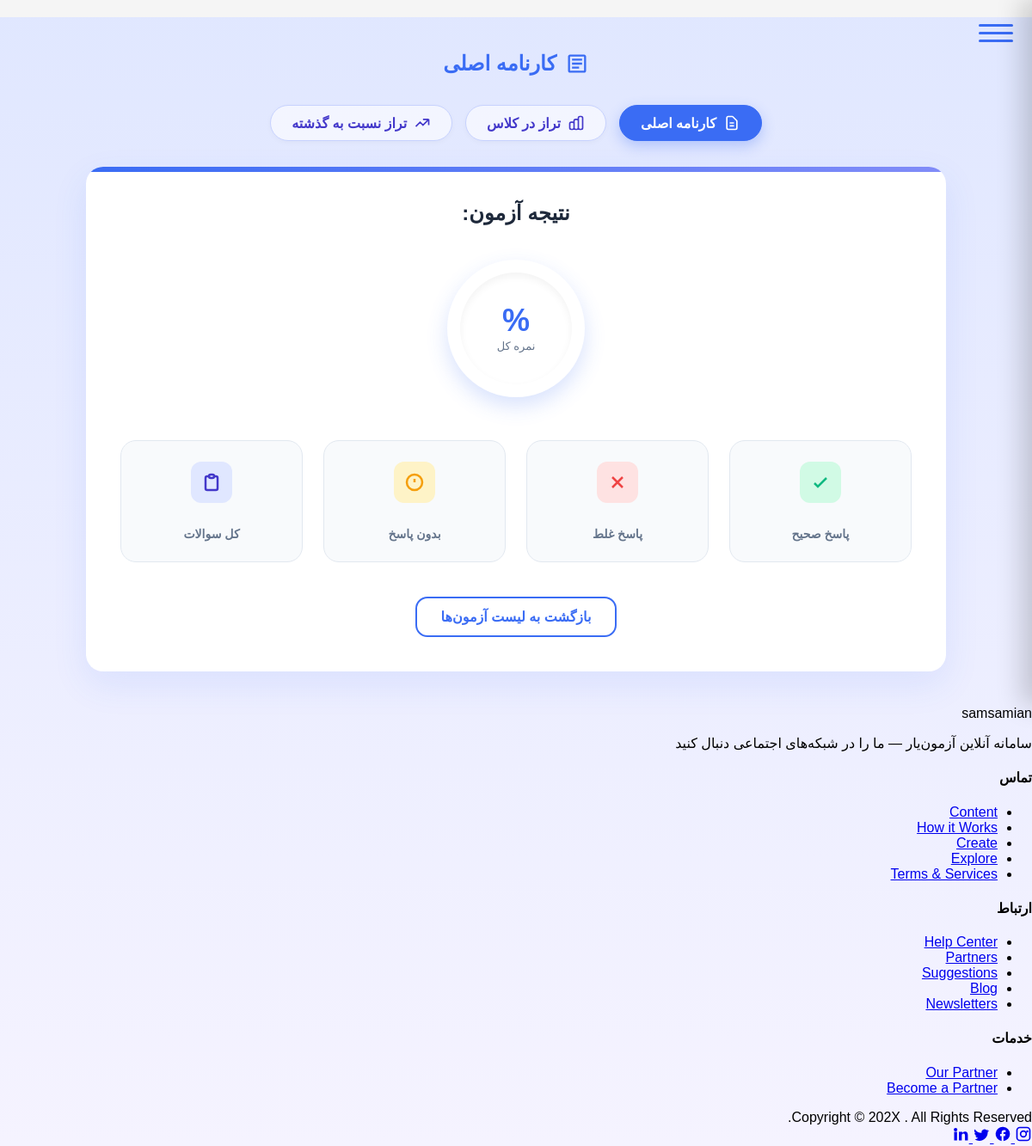
Page /accounts/exams/17/result/ (signed in) on the earlier database version.
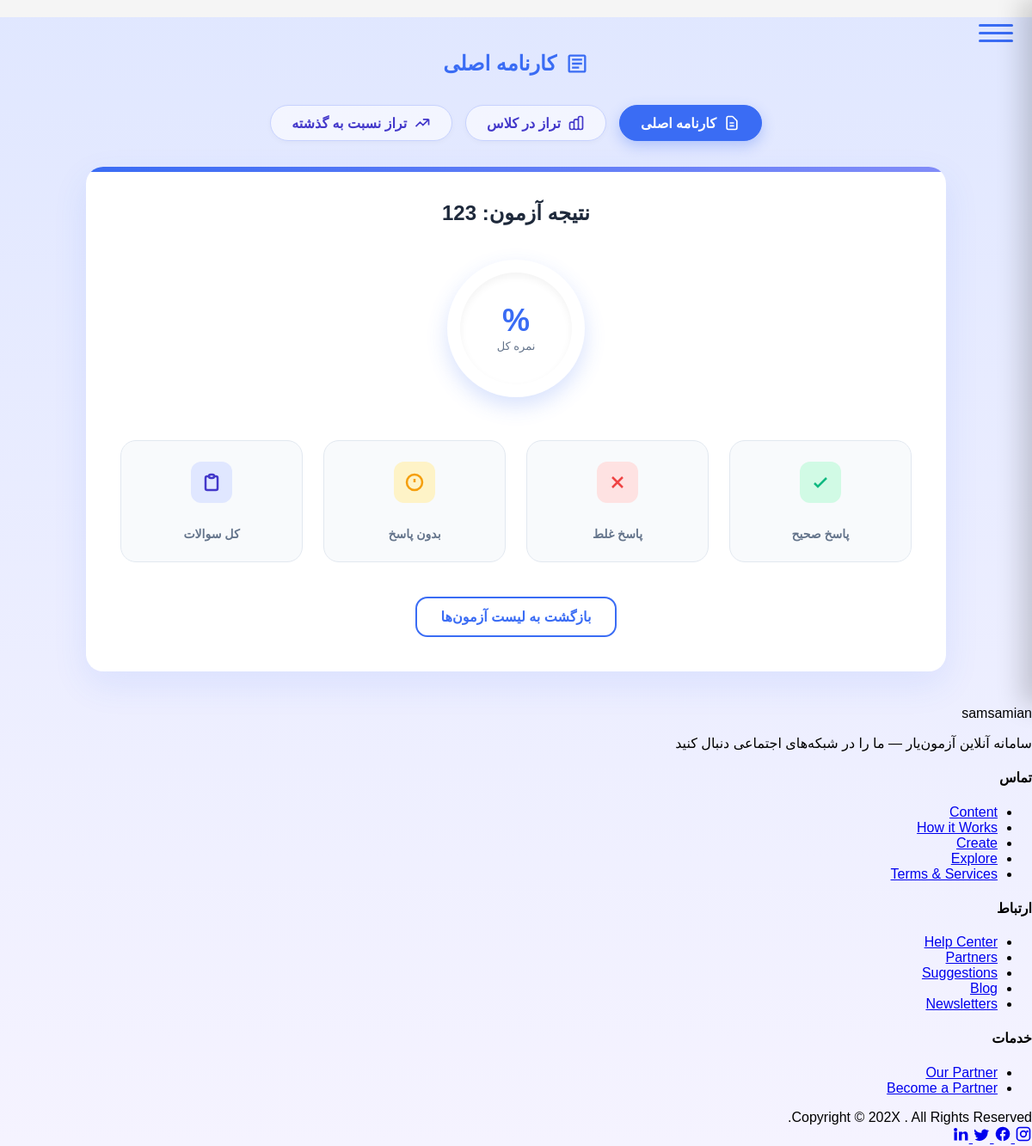
Same page on the later database version.
### accounts/models.py (models this page shows, shortened)
class Exam(models.Model):
    name = models.CharField(max_length=200)
    classroom = models.ForeignKey('Classroom', on_delete=models.CASCADE, related_name='exams')
    num_questions = models.PositiveIntegerField(default=0)
    created_by = models.ForeignKey(settings.AUTH_USER_MODEL, on_delete=models.CASCADE, related_name='created_exams')
    students = models.ManyToManyField(settings.AUTH_USER_MODEL, related_name='exams', blank=True)
    created_at = models.DateTimeField(auto_now_add=True)
    source_exam = models.ForeignKey('self', null=True, blank=True, on_delete=models.SET_NULL, related_name='derived_exams')
    shuffle_per_student = models.BooleanField(default=True)
    duration = models.PositiveIntegerField(default=60, help_text="Duration in minutes")
    start_time = models.DateTimeField(null=True, blank=True)
    end_time = models.DateTimeField(null=True, blank=True)
    class Meta:
        verbose_name = "آزمون"
        verbose_name_plural = "آزمون‌ها"

### accounts/views.py (the view)
# urls.py: path('exams/<int:exam_id>/result/', ExamResultView.as_view(), name='exam_result'),
@method_decorator(login_required, name="dispatch")
class ExamResultView(TemplateView):
    template_name = "accounts/exam_result.html"
    def get_context_data(self, **kwargs):
        ctx = super().get_context_data(**kwargs)
        exam_id = self.kwargs.get("exam_id")
        ctx["exam"] = Exam.objects.filter(pk=exam_id).first()
        return ctx

### templates/accounts/exam_result.html (shortened to what this page needs)
{% extends "base.html" %}
{% load static %}
{% block content %}
<div class="report-container">
  <div class="page-header">
    <div class="page-title">
      <svg width="28" height="28" viewBox="0 0 24 24" fill="currentColor"><path d="M19 3H5c-1.1 0-2 .9-2 2v14c0 1.1.9 2 2 2h14c1.1 0 2-.9 2-2V5c0-1.1-.9-2-2-2zm0 16H5V5h14v14z"/><path d="M7 7h10v2H7zm0 4h10v2H7zm0 4h7v2H7z"/></svg>
      کارنامه اصلی
    </div>
  </div>
  <div class="tabs-wrapper">
    <div class="tab-btn active" data-tab="main">
      <svg width="20" height="20" fill="none" stroke="currentColor" stroke-width="2" viewBox="0 0 24 24"><path d="M9 12h6m-6 4h6m2 5H7a2 2 0 01-2-2V5a2 2 0 012-2h5.586a1 1 0 01.707.293l5.414 5.414a1 1 0 01.293.707V19a2 2 0 01-2 2z"></path></svg>
      کارنامه اصلی
    </div>
    <div class="tab-btn" data-tab="class">
      <svg width="20" height="20" fill="none" stroke="currentColor" stroke-width="2" viewBox="0 0 24 24"><path d="M9 19v-6a2 2 0 00-2-2H5a2 2 0 00-2 2v6a2 2 0 002 2h2a2 2 0 002-2zm0 0V9a2 2 0 012-2h2a2 2 0 012 2v10m-6 0a2 2 0 002 2h2a2 2 0 002-2m0 0V5a2 2 0 012-2h2a2 2 0 012 2v14a2 2 0 01-2 2h-2a2 2 0 01-2-2z"></path></svg>
      تراز در کلاس
    </div>
    <div class="tab-btn" data-tab="history">
      <svg width="20" height="20" fill="none" stroke="currentColor" stroke-width="2" viewBox="0 0 24 24"><path d="M13 7h8m0 0v8m0-8l-8 8-4-4-6 6"></path></svg>
      تراز نسبت به گذشته
    </div>
  </div>
  <div id="tab-main" class="tab-content main-card">
    <div class="exam-name">نتیجه آزمون: {{ exam.name }}</div>
    <div class="score-section">
      <div class="score-circle">
        <div class="score-inner">
          <span class="score-val">{{ score_percent|floatformat:0 }}%</span>
          <span class="score-label">نمره کل</span>
        </div>
      </div>
    </div>
    <div class="stats-grid">
      <div class="stat-box stat-correct">
        <div class="stat-icon">
          <svg width="24" height="24" fill="none" stroke="currentColor" stroke-width="2.5" viewBox="0 0 24 24"><path d="M5 13l4 4L19 7"></path></svg>
        </div>
        <span class="stat-label">پاسخ صحیح</span>
      </div>
      <div class="stat-box stat-incorrect">
        <div class="stat-icon">
          <svg width="24" height="24" fill="none" stroke="currentColor" stroke-width="2.5" viewBox="0 0 24 24"><path d="M6 18L18 6M6 6l12 12"></path></svg>
        </div>
        <span class="stat-label">پاسخ غلط</span>
      </div>
      <div class="stat-box stat-unanswered">
        <div class="stat-icon">
          <svg width="24" height="24" fill="none" stroke="currentColor" stroke-width="2.5" viewBox="0 0 24 24"><path d="M12 8v4m0 4h.01M21 12a9 9 0 11-18 0 9 9 0 0118 0z"></path></svg>
        </div>
        <span class="stat-label">بدون پاسخ</span>
      </div>
      <div class="stat-box stat-total">
        <div class="stat-icon">
          <svg width="24" height="24" fill="none" stroke="currentColor" stroke-width="2.5" viewBox="0 0 24 24"><path d="M9 5H7a2 2 0 00-2 2v12a2 2 0 002 2h10a2 2 0 002-2V7a2 2 0 00-2-2h-2M9 5a2 2 0 002 2h2a2 2 0 002-2M9 5a2 2 0 012-2h2a2 2 0 012 2"></path></svg>
        </div>
        <span class="stat-label">کل سوالات</span>
      </div>
    </div>
    <div class="action-row">
      <a href="{% url 'exams_list' %}" class="btn-outline">بازگشت به لیست آزمون‌ها</a>
    </div>
  </div>
</div>
{% endblock %}

Differences in the rows shown:
added Exam: name "123"
